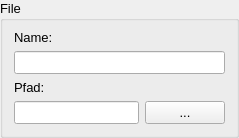
            <widget class="QGroupBox" name="groupBox_31">
             <property name="sizePolicy">
              <sizepolicy hsizetype="Preferred" vsizetype="Preferred">
               <horstretch>0</horstretch>
               <verstretch>0</verstretch>
              </sizepolicy>
             </property>
             <property name="font">
              <font>
               <pointsize>10</pointsize>
              </font>
             </property>
             <property name="title">
              <string>File</string>
             </property>
             <layout class="QGridLayout" name="gridLayout_64">
              <property name="topMargin">
               <number>9</number>
              </property>
              <item row="1" column="0">
               <layout class="QVBoxLayout" name="verticalLayout_5">
                <property name="sizeConstraint">
                 <enum>QLayout::SetNoConstraint</enum>
                </property>
                <item>
                 <widget class="QLabel" name="label_6">
                  <property name="sizePolicy">
                   <sizepolicy hsizetype="Preferred" vsizetype="Fixed">
                    <horstretch>0</horstretch>
                    <verstretch>0</verstretch>
                   </sizepolicy>
                  </property>
                  <property name="text">
                   <string>&lt;html&gt;&lt;head/&gt;&lt;body&gt;&lt;p&gt;Name:&lt;/p&gt;&lt;/body&gt;&lt;/html&gt;</string>
                  </property>
                 </widget>
                </item>
                <item>
                 <widget class="QLineEdit" name="name">
                  <property name="sizePolicy">
                   <sizepolicy hsizetype="Preferred" vsizetype="Fixed">
                    <horstretch>20</horstretch>
                    <verstretch>0</verstretch>
                   </sizepolicy>
                  </property>
                  <property name="font">
                   <font>
                    <pointsize>10</pointsize>
                   </font>
                  </property>
                 </widget>
                </item>
                <item>
                 <widget class="QLabel" name="label_11">
                  <property name="sizePolicy">
                   <sizepolicy hsizetype="Preferred" vsizetype="Fixed">
                    <horstretch>0</horstretch>
                    <verstretch>0</verstretch>
                   </sizepolicy>
                  </property>
                  <property name="text">
                   <string>&lt;html&gt;&lt;head/&gt;&lt;body&gt;&lt;p&gt;Pfad:&lt;/p&gt;&lt;/body&gt;&lt;/html&gt;</string>
                  </property>
                 </widget>
                </item>
                <item>
                 <layout class="QHBoxLayout" name="horizontalLayout">
                  <property name="sizeConstraint">
                   <enum>QLayout::SetNoConstraint</enum>
                  </property>
                  <item>
                   <widget class="QLineEdit" name="path">
                    <property name="sizePolicy">
                     <sizepolicy hsizetype="Preferred" vsizetype="Fixed">
                      <horstretch>20</horstretch>
                      <verstretch>0</verstretch>
                     </sizepolicy>
                    </property>
                    <property name="font">
                     <font>
                      <pointsize>10</pointsize>
                     </font>
                    </property>
                   </widget>
                  </item>
                  <item>
                   <widget class="QPushButton" name="directoryPB">
                    <property name="sizePolicy">
                     <sizepolicy hsizetype="Preferred" vsizetype="Fixed">
                      <horstretch>5</horstretch>
                      <verstretch>0</verstretch>
                     </sizepolicy>
                    </property>
                    <property name="text">
                     <string>...</string>
                    </property>
                   </widget>
                  </item>
                 </layout>
                </item>
               </layout>
              </item>
             </layout>
            </widget>
